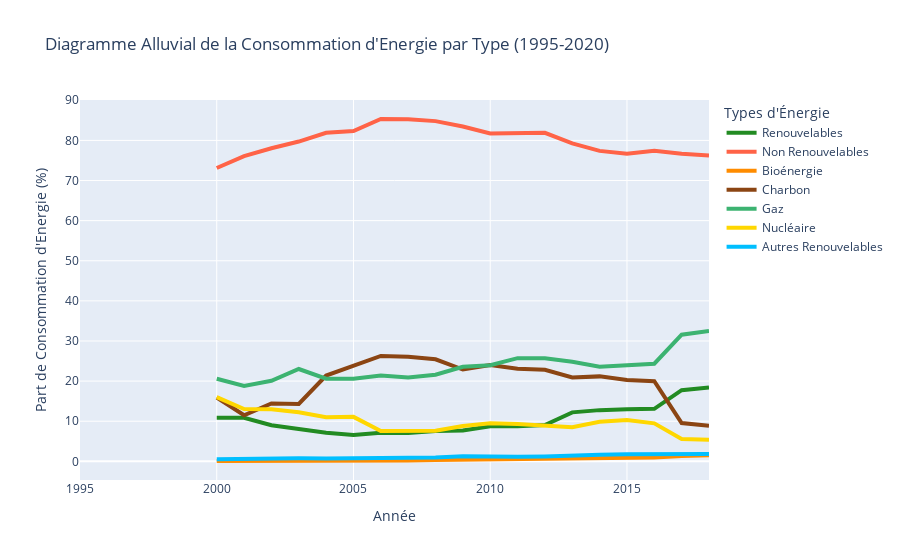

Write notebook code for a chart like this one.
### Markdown cell above
## Diagramme Alluvial de la Consommation d'Energie par Type (1995-2020)

### Code cell
import plotly.graph_objects as go

# Filtrer les données à partir de 1995
df = data[data['year'] >= 1995]

# Extraire les années et les parts moyennes des différentes énergies par pays
df_avg = df.groupby(['year'], as_index=False).agg({
    'renewables_share_energy': 'mean',
    'fossil_share_energy': 'mean',
    'biofuel_share_energy': 'mean',
    'coal_share_energy': 'mean',
    'gas_share_energy': 'mean',
    'nuclear_share_energy': 'mean',
    'other_renewables_share_energy': 'mean'
})

# Créer les labels pour les différentes catégories
energy_sources = ['Renouvelables', 'Non Renouvelables', 'Bioénergie', 'Charbon', 'Gaz', 'Nucléaire', 'Autres Renouvelables']

# Organiser les données de flux par années
flows = {
    'year': df_avg['year'],
    'Renouvelables': df_avg['renewables_share_energy'],
    'Non Renouvelables': df_avg['fossil_share_energy'],
    'Bioénergie': df_avg['biofuel_share_energy'],
    'Charbon': df_avg['coal_share_energy'],
    'Gaz': df_avg['gas_share_energy'],
    'Nucléaire': df_avg['nuclear_share_energy'],
    'Autres Renouvelables': df_avg['other_renewables_share_energy']
}

# Créer le diagramme de flux alluvial avec des couleurs harmonisées
fig = go.Figure()

fig.add_trace(go.Scatter(
    x=flows['year'],
    y=flows['Renouvelables'],
    mode='lines',
    name='Renouvelables',
    line=dict(color='forestgreen', width=4)  # Couleur harmonisée avec les graphiques précédents
))

fig.add_trace(go.Scatter(
    x=flows['year'],
    y=flows['Non Renouvelables'],
    mode='lines',
    name='Non Renouvelables',
    line=dict(color='tomato', width=4)  # Rouge pour les énergies non renouvelables
))

fig.add_trace(go.Scatter(
    x=flows['year'],
    y=flows['Bioénergie'],
    mode='lines',
    name='Bioénergie',
    line=dict(color='darkorange', width=4)  # Orange pour la bioénergie
))

fig.add_trace(go.Scatter(
    x=flows['year'],
    y=flows['Charbon'],
    mode='lines',
    name='Charbon',
    line=dict(color='saddlebrown', width=4)  # Marron pour le charbon
))

fig.add_trace(go.Scatter(
    x=flows['year'],
    y=flows['Gaz'],
    mode='lines',
    name='Gaz',
    line=dict(color='mediumseagreen', width=4)  # Vert pour le gaz
))

fig.add_trace(go.Scatter(
    x=flows['year'],
    y=flows['Nucléaire'],
    mode='lines',
    name='Nucléaire',
    line=dict(color='gold', width=4)  # Jaune pour le nucléaire
))

fig.add_trace(go.Scatter(
    x=flows['year'],
    y=flows['Autres Renouvelables'],
    mode='lines',
    name='Autres Renouvelables',
    line=dict(color='deepskyblue', width=4)  # Bleu ciel pour les autres renouvelables
))

# Ajouter les titres et les labels
fig.update_layout(
    title="Diagramme Alluvial de la Consommation d'Energie par Type (1995-2020)",
    xaxis_title="Année",
    yaxis_title="Part de Consommation d'Energie (%)",
    font=dict(size=12),
    showlegend=True,
    xaxis=dict(range=[1995, max(flows['year'])]),
    legend_title="Types d'Énergie"
)

# Afficher le graphique
fig.show()

### Figure 1 — Plotly figure (JSON) as saved in the notebook; plotly's stock layout.template omitted (floating-point values rounded to 4 significant figures)
{"data": [{"line": {"color": "forestgreen", "width": 4}, "mode": "lines", "name": "Renouvelables", "type": "scatter", "x": [2000, 2001, 2002, 2003, 2004, 2005, 2006, 2007, 2008, 2009, 2010, 2011, 2012, 2013, 2014, 2015, 2016, 2017, 2018], "y": [10.86, 10.86, 9.0, 8.064, 7.112, 6.578, 7.103, 7.069, 7.567, 7.701, 8.756, 8.755, 9.06, 12.21, 12.76, 13.0, 13.1, 17.73, 18.4]}, {"line": {"color": "tomato", "width": 4}, "mode": "lines", "name": "Non Renouvelables", "type": "scatter", "x": [2000, 2001, 2002, 2003, 2004, 2005, 2006, 2007, 2008, 2009, 2010, 2011, 2012, 2013, 2014, 2015, 2016, 2017, 2018], "y": [73.12, 76.09, 78.04, 79.71, 81.89, 82.34, 85.34, 85.28, 84.81, 83.47, 81.74, 81.93, 81.91, 79.28, 77.39, 76.68, 77.43, 76.69, 76.2]}, {"line": {"color": "darkorange", "width": 4}, "mode": "lines", "name": "Bioénergie", "type": "scatter", "x": [2000, 2001, 2002, 2003, 2004, 2005, 2006, 2007, 2008, 2009, 2010, 2011, 2012, 2013, 2014, 2015, 2016, 2017, 2018], "y": [0.0905, 0.0838, 0.106, 0.1124, 0.1187, 0.1518, 0.2009, 0.2376, 0.3036, 0.4056, 0.4603, 0.5725, 0.6294, 0.8848, 0.8969, 1.009, 0.9606, 1.361, 1.519]}, {"line": {"color": "saddlebrown", "width": 4}, "mode": "lines", "name": "Charbon", "type": "scatter", "x": [2000, 2001, 2002, 2003, 2004, 2005, 2006, 2007, 2008, 2009, 2010, 2011, 2012, 2013, 2014, 2015, 2016, 2017, 2018], "y": [15.9, 11.48, 14.43, 14.3, 21.38, 23.82, 26.27, 26.06, 25.43, 22.88, 24.01, 23.07, 22.82, 20.9, 21.18, 20.27, 19.98, 9.554, 8.855]}, {"line": {"color": "mediumseagreen", "width": 4}, "mode": "lines", "name": "Gaz", "type": "scatter", "x": [2000, 2001, 2002, 2003, 2004, 2005, 2006, 2007, 2008, 2009, 2010, 2011, 2012, 2013, 2014, 2015, 2016, 2017, 2018], "y": [20.58, 18.81, 20.07, 23.01, 20.62, 20.58, 21.37, 20.91, 21.6, 23.58, 23.95, 25.72, 25.71, 24.8, 23.59, 23.95, 24.33, 31.57, 32.49]}, {"line": {"color": "gold", "width": 4}, "mode": "lines", "name": "Nucléaire", "type": "scatter", "x": [2000, 2001, 2002, 2003, 2004, 2005, 2006, 2007, 2008, 2009, 2010, 2011, 2012, 2013, 2014, 2015, 2016, 2017, 2018], "y": [16.02, 13.05, 12.96, 12.22, 11.0, 11.08, 7.56, 7.647, 7.626, 8.826, 9.506, 9.315, 9.033, 8.518, 9.851, 10.32, 9.475, 5.573, 5.394]}, {"line": {"color": "deepskyblue", "width": 4}, "mode": "lines", "name": "Autres Renouvelables", "type": "scatter", "x": [2000, 2001, 2002, 2003, 2004, 2005, 2006, 2007, 2008, 2009, 2010, 2011, 2012, 2013, 2014, 2015, 2016, 2017, 2018], "y": [0.535, 0.6788, 0.684, 0.7427, 0.6945, 0.7121, 0.7943, 0.9216, 0.9646, 1.255, 1.1, 1.123, 1.228, 1.512, 1.617, 1.764, 1.77, 1.81, 1.855]}], "layout": {"font": {"size": 12}, "legend": {"title": {"text": "Types d'Énergie"}}, "showlegend": true, "title": {"text": "Diagramme Alluvial de la Consommation d'Energie par Type (1995-2020)"}, "xaxis": {"range": [1995, 2018], "title": {"text": "Année"}}, "yaxis": {"title": {"text": "Part de Consommation d'Energie (%)"}}}}
